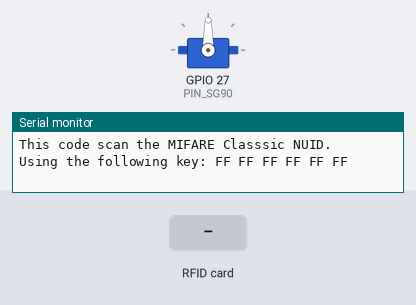
Simulated run of this program. Board: ESP32. On the bench: servo, the last lines printed to the serial monitor. The test bench sets the inputs (shaded band).

Above: at 1.2 s.
1.3 s: RFID card 60 31 48 12 held to the reader
At 2.0 s:
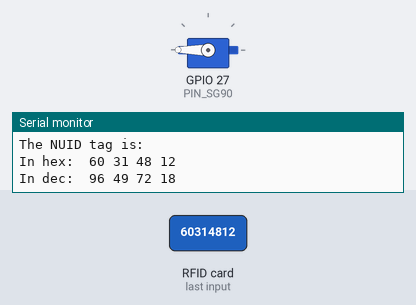
At 7.0 s:
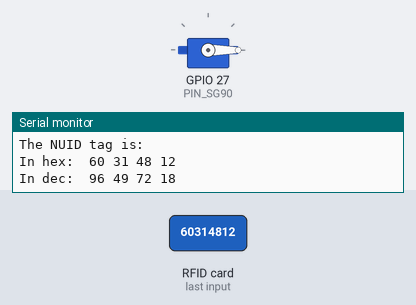
Timing chart, 0 to 8.5 s (numbered marks = the images above; inputs shaded):
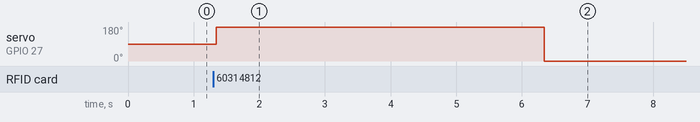

Measured:
- after the input at 1.3 s, servo on GPIO 27 (PIN_SG90): 90° → 180° at once, → 0° 5.0 s later

The program:

main.cpp
```cpp
#include <Arduino.h>
#include <SPI.h>
#include <MFRC522.h>
#include <ESP32Servo.h>

#define SS_PIN 5
#define RST_PIN 0
#define PIN_SG90 27

MFRC522 rfid(SS_PIN, RST_PIN);
MFRC522::MIFARE_Key key;
byte nuidPICC[4] = {0x60, 0x31, 0x48, 0x12};
byte nuidPICC_1[4] = {0x60, 0x31, 0x48, 0x12};
Servo sg90;

void printHex(byte *buffer, byte bufferSize)
{
    for (byte i = 0; i < bufferSize; i++)
    {
        Serial.print(buffer[i] < 0x10 ? " 0" : " ");
        Serial.print(buffer[i], HEX);
    }
}

void printDec(byte *buffer, byte bufferSize)
{
    for (byte i = 0; i < bufferSize; i++)
    {
        Serial.print(buffer[i] < 0x10 ? " 0" : " ");
        Serial.print(buffer[i], DEC);
    }
}

void motor()
{
    sg90.write(180);
    delay(5000);
    sg90.write(0);
}

void setup()
{
    Serial.begin(9600);
    SPI.begin();
    rfid.PCD_Init();
    sg90.setPeriodHertz(50);
    sg90.attach(PIN_SG90, 500, 2400);

    for (byte i = 0; i < 6; i++)
    {
        key.keyByte[i] = 0xFF;
    }

    Serial.println(F("This code scan the MIFARE Classsic NUID."));
    Serial.print(F("Using the following key:"));
    printHex(key.keyByte, MFRC522::MF_KEY_SIZE);
}

void loop()
{
    if (!rfid.PICC_IsNewCardPresent())
    {
        return;
    }

    if (!rfid.PICC_ReadCardSerial())
    {
        return;
    }

    Serial.print(F("PICC type: "));
    MFRC522::PICC_Type piccType = rfid.PICC_GetType(rfid.uid.sak);
    Serial.println(rfid.PICC_GetTypeName(piccType));

    if (piccType != MFRC522::PICC_TYPE_MIFARE_MINI &&
        piccType != MFRC522::PICC_TYPE_MIFARE_1K &&
        piccType != MFRC522::PICC_TYPE_MIFARE_4K)
    {
        Serial.println(F("Your tag is not of type MIFARE Classic."));
        return;
    }

    if (rfid.uid.uidByte[0] == nuidPICC[0] &&
        rfid.uid.uidByte[1] == nuidPICC[1] &&
        rfid.uid.uidByte[2] == nuidPICC[2] &&
        rfid.uid.uidByte[3] == nuidPICC[3])
    {
        Serial.println(F("Open the door."));

        Serial.println(F("The NUID tag is:"));
        Serial.print(F("In hex: "));
        printHex(rfid.uid.uidByte, rfid.uid.size);
        Serial.println();
        Serial.print(F("In dec: "));
        printDec(rfid.uid.uidByte, rfid.uid.size);
        Serial.println();

        motor();
    }
    else
        Serial.println(F("Can't open the door"));

    rfid.PICC_HaltA();
    rfid.PCD_StopCrypto1();
}
```
